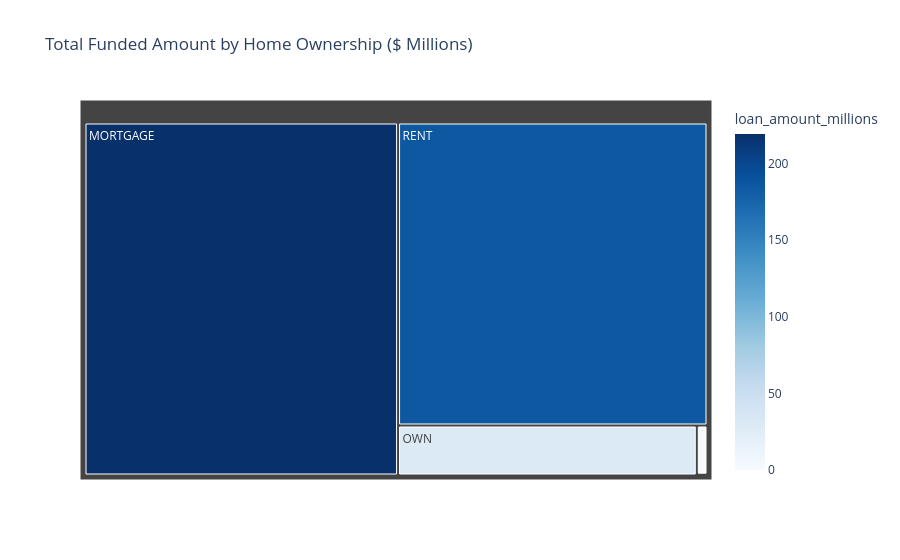

Here is the notebook cell this chart was saved with:
### Markdown cell above
### Home ownership by Total Funded Amount

### Code cell
home_funding = df.groupby('home_ownership')['loan_amount'].sum().reset_index()
home_funding['loan_amount_millions'] = home_funding['loan_amount']/1_000_000

fig = px.treemap(
    home_funding,
    path=['home_ownership'],
    values='loan_amount_millions',
    color='loan_amount_millions',
    color_continuous_scale='Blues',
    title='Total Funded Amount by Home Ownership ($ Millions)'
)

fig.show()

### Figure 1 — Plotly figure (JSON) as saved in the notebook; plotly's stock layout.template omitted (floating-point values rounded to 4 significant figures)
{"data": [{"branchvalues": "total", "customdata": [[219.3], [0.0168], [1.045], [29.6], [185.8]], "domain": {"x": [0, 1], "y": [0, 1]}, "hovertemplate": "labels=%{label}<br>loan_amount_millions_sum=%{value}<br>parent=%{parent}<br>id=%{id}<br>loan_amount_millions=%{color}<extra></extra>", "ids": ["MORTGAGE", "NONE", "OTHER", "OWN", "RENT"], "labels": ["MORTGAGE", "NONE", "OTHER", "OWN", "RENT"], "marker": {"coloraxis": "coloraxis", "colors": [219.3, 0.0168, 1.045, 29.6, 185.8]}, "name": "", "parents": ["", "", "", "", ""], "type": "treemap", "values": [219.3, 0.0168, 1.045, 29.6, 185.8]}], "layout": {"coloraxis": {"colorbar": {"title": {"text": "loan_amount_millions"}}, "colorscale": [[0, "rgb(247,251,255)"], [0.125, "rgb(222,235,247)"], [0.25, "rgb(198,219,239)"], [0.375, "rgb(158,202,225)"], [0.5, "rgb(107,174,214)"], [0.625, "rgb(66,146,198)"], [0.75, "rgb(33,113,181)"], [0.875, "rgb(8,81,156)"], [1, "rgb(8,48,107)"]]}, "legend": {"tracegroupgap": 0}, "title": {"text": "Total Funded Amount by Home Ownership ($ Millions)"}}}
